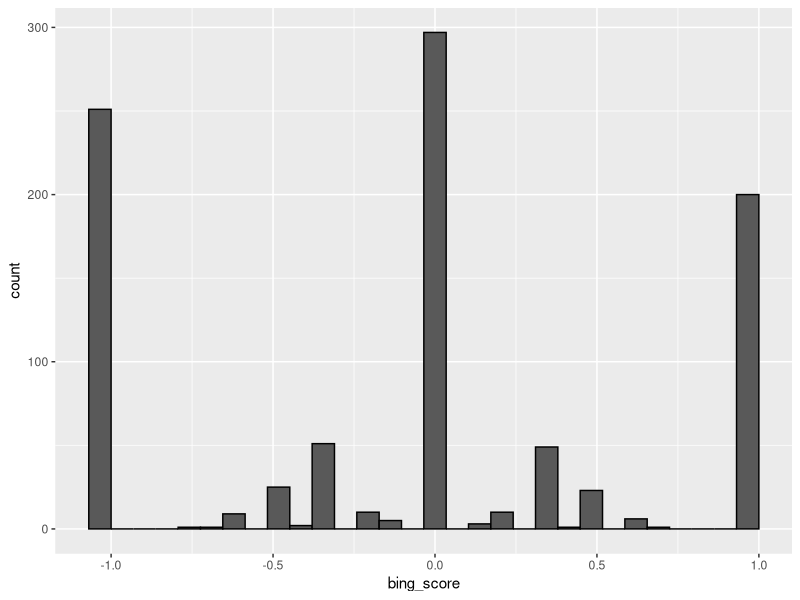
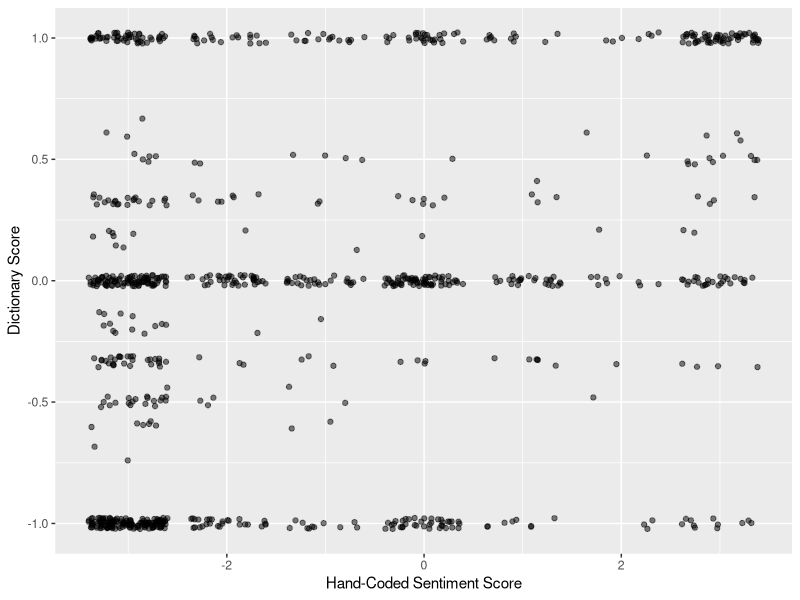

The R source for these figures, in order:
#' ---
#'
#' title: Classify the sentiment of 945 tweets about the Supreme Court
#'
#' ---

library(tidyverse)
library(tidytext)

## Step 1: Load and tidy the tweets ---------------------------

tweets <- read_csv('data/tweets/supreme-court-tweets.csv')

# create a sentiment score equal to the sum of the expert codes
tweets <- tweets |>
  mutate(sentiment_score = expert1 + expert2 + expert3) |>
  # recode tweet_id as a factor so we don't lose them when we count words
  mutate(tweet_id = factor(tweet_id))

# For those zero sentiment scores, was it mostly that everyone agreed
# on a sentiment score, or there was total disagreement?
tweets |>
  filter(sentiment_score == 0) |>
  filter(expert1 < 0 | expert2 < 0 | expert3 < 0)

# did we get better at coding over time?
tweets |>
  mutate(index = 1:nrow(tweets)) |>
  mutate(everyone_agreed = as.numeric(expert1 == expert2,
                                      expert2 == expert3)) |>
  mutate(early_tweet = as.numeric(index <= 100)) |>
  filter(!is.na(everyone_agreed)) |>
  group_by(early_tweet) |>
  summarize(pct_agreement = mean(everyone_agreed))


## Step 2: Tokenize and merge with a sentiment lexicon -----------

tidy_tweets <- tweets |>
  unnest_tokens(input = 'text',
                output = 'word')


# merge with sentiment lexicon
tidy_tweets <- tidy_tweets |>
  inner_join(get_sentiments('bing'), by = 'word') |>
  # take out the inappropriate words
  filter(!(word %in% c('trump', 'supreme', 'like', 'masterpiece')))

# to create a sentiment score, just count up positive and negative
# sentiments
tidy_tweets <- tidy_tweets |>
  group_by(tweet_id, .drop = FALSE) |>
  summarize(num_positive = sum(sentiment == 'positive'),
            num_negative = sum(sentiment == 'negative'),
            bing_score = (num_positive - num_negative) / (num_positive + num_negative)) |>
  mutate(bing_score = if_else(is.nan(bing_score), 0, bing_score))

# what's the distribution of sentiment?
ggplot(data = tidy_tweets,
       mapping = aes(x = bing_score)) +
  geom_histogram(color = 'black')

## Step 3: Validation, validation, validation -----------

# merge the scores back in with the original dataset
tweets <- tweets |>
  left_join(tidy_tweets, by = 'tweet_id')

# plot the two measures
ggplot(data = tweets,
       mapping = aes(x=sentiment_score,
                     y=bing_score)) +
  geom_jitter(alpha = 0.5) +
  labs(x='Hand-Coded Sentiment Score',
       y='Dictionary Score')

cor(tweets$sentiment_score, tweets$bing_score,
    use = 'pairwise.complete')

# accuracy measure
tweets |>
  filter(sentiment_score %in% c(3, -3)) |>
  count(correct = (sentiment_score == 3 & bing_score > 0) |
          sentiment_score == -3 & bing_score < 0) |>
  pivot_wider(names_from = 'correct',
              values_from = 'n') |>
  mutate(pct_correct = `TRUE` / (`TRUE` + `FALSE`))
